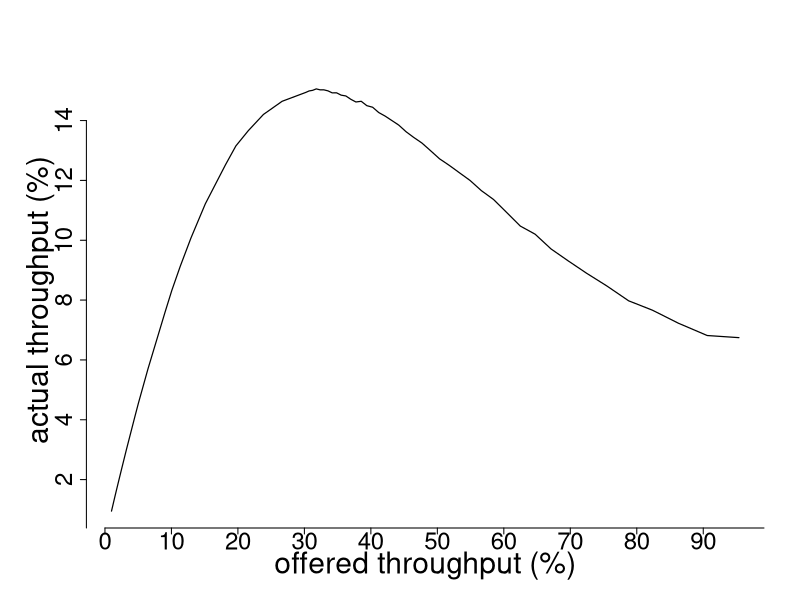
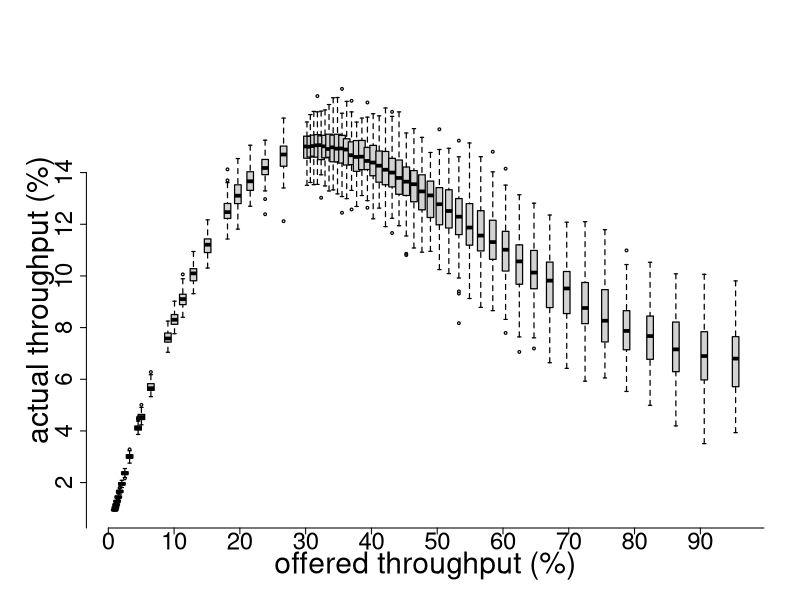
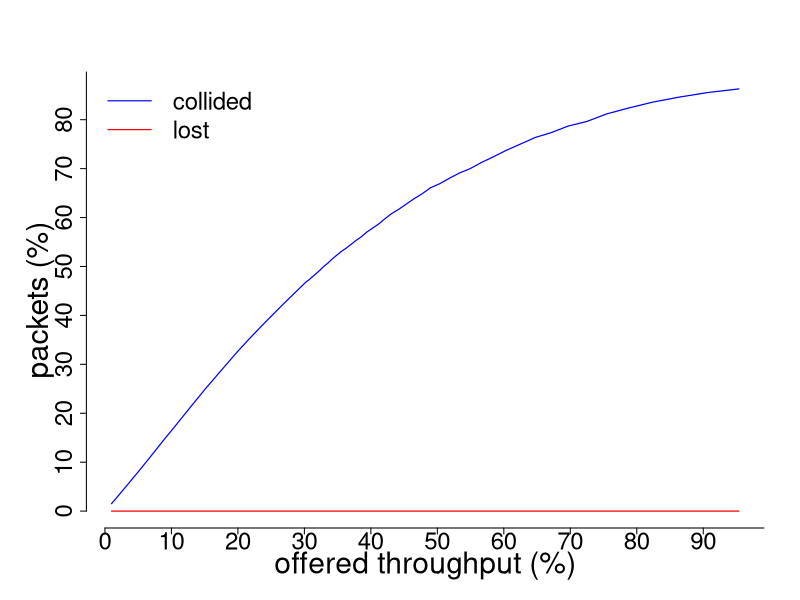
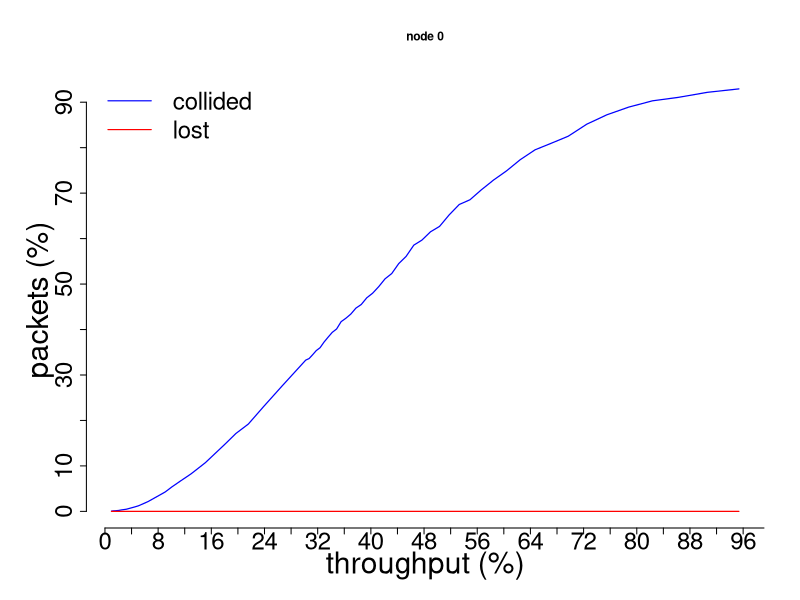
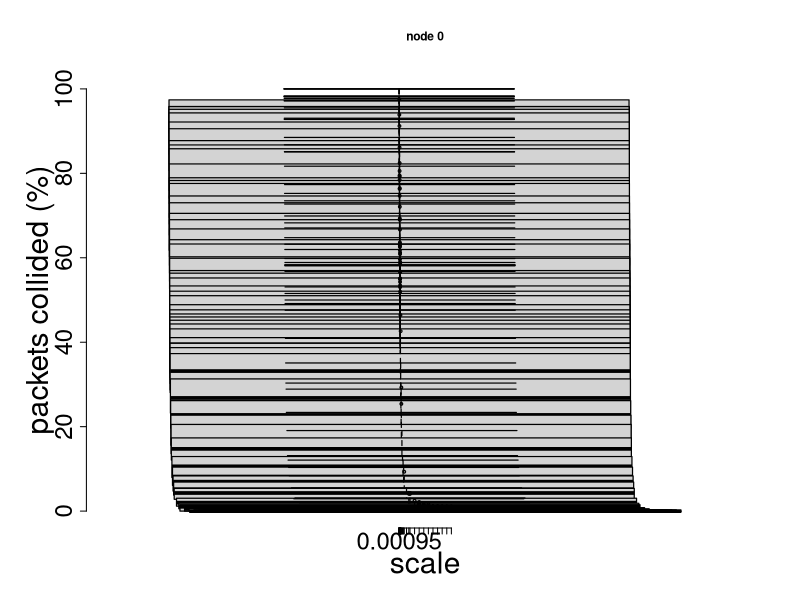

Source code (R) for these figures, in order:
# execute with source(chdir=TRUE) for automatic relative paths, if not uncomment the below function and manually enter
# the path where both this script and the .csv files are.
setwd("C:\\Users\\affa\\OneDrive\\Documents\\Coding\\Uni\\Performance\\Assignment\ II\\analysis")

#---------#
# HELPERS #
#---------#

# graphs

plot.new <- function()
    {
    dev.new(width=16, height=9)
    par(cex=0.6,
        cex.main=1.2,
        cex.lab=3.0,
        cex.axis=2.4,
        lwd=1.2,
        mar=c(6, 7.2, 6, 3),
        bty="n")
    }

plot.throughput <- function(xData, yData)
    {
    xLab = "offered throughput (%)"
    yLab = "actual throughput (%)"

    plot.new()
    plot(xData/percent, yData/percent, type="l", xlab=xLab, ylab=yLab, xaxt="n", yaxt="n")
    axis(side=1, at=seq(0, 100, 10))
    axis(side=2, at=seq(0, 14, 2))
    }

plot.packets <- function(xData, yData1, yData2)
    {
    xLab = "offered throughput (%)"
    yLab = "packets (%)"
    colors = c("blue", "red")
    legend = c("collided", "lost")

    plot.new()
    plot(xData/percent, yData1, ylim=c(0, max(yData1)), type="l", col=colors[1], xlab=xLab, ylab=yLab, xaxt="n", yaxt="n")
    lines(xData/percent, yData2, type="l", col=colors[2])
    axis(side=1, at=seq(0, 100, 10))
    axis(side=2, at=seq(0, 100, 10))
    legend("topleft", legend=legend, lty=c(1, 1), col=colors, bty="n", cex=2.4)
    }

plot.node <- function(xData, yData1, yData2, node)
    {
    title = paste0("node ", node)
    xLab = "throughput (%)"
    yLab = "packets (%)"
    colors = c("blue", "red")
    legend = c("collided", "lost")

    plot.new()
    plot(xData/percent, yData1, type="l", col=colors[1], main=title, xlab=xLab, ylab=yLab, xaxt="n", yaxt="n")
    lines(xData/percent, yData2, type="l", col=colors[2])
    axis(side=1, at=seq(0, max(xData), 4))
    axis(side=2, at=seq(0, max(yData1), 10))
    legend("topleft", legend=legend, lty=c(1, 1), col=colors, bty="n", cex=2.4)
    }

boxplot.throughput <- function(data)
    {
    xLab = "offered throughput (%)"
    yLab = "actual throughput (%)"

    data$throughput = data$throughput/percent
    data$load = data$load/percent

    plot.new()
    boxplot(throughput ~ load, data=data, at=sort(unique(data$load)), boxwex=1, xlab=xLab, ylab=yLab, boxwex=1, xaxt="n", yaxt="n")
    axis(side=1, at=seq(0, 100, 10))
    axis(side=2, at=seq(0, 14, 2))
    }

boxplot.node <- function(data, node)
    {
    title = ifelse(node != -1, paste0("node ", node), "nodes means")
    xLab = "scale"
    yLab = "packets collided (%)"

    plot.new()
    boxplot(collision ~ scale, data=data, at=sort(unique(data$scale)), main=title, xlab=xLab, ylab=yLab)
    }

#----------#
# SETTINGS #
#----------#

speed = 1000000
percent = speed/100

#------#
# DATA #
#------#

data = read.csv("total.csv")

sets = aggregate(data[2:5], list(scale=data$scale), mean)

plot.throughput(sets$load, sets$throughput)
boxplot.throughput(data)
plot.packets(sets$load, sets$collision, sets$lost)

data = read.csv("nodes.csv")
nodes = split(data, data$node)

for (node in nodes)
    {
    set = aggregate(node[1:6], list(scale=node$scale), mean)

    plot.node(set$load, set$collision, set$lost, set$node[1])
    boxplot.node(node, set$node[1])
    break
    }
